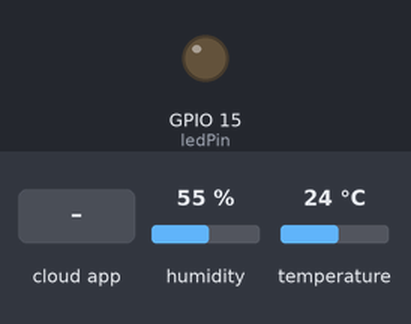
This sketch was run on a simulated ESP32. On the bench: output pins drawn as LEDs (lit = HIGH). The inputs (shaded band) are chosen by the test bench; at power-on: humidity 55 %, temperature 24 °C. WiFi joins after 1.5 s; servers stay silent unless stated; the Firebase database answers and starts empty; what the sketch prints to the serial monitor is not drawn.

Above: at 3.0 s.
3.1 s: the phone or cloud app sets lightStatus to On
At 4.5 s:
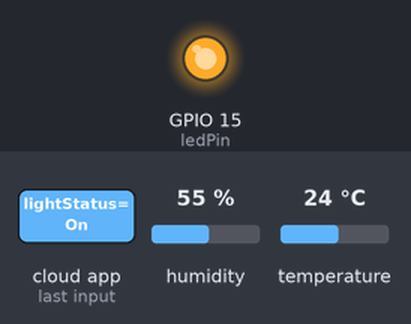
Timing chart, 0 to 6.1 s (numbered marks = the images above; inputs shaded):
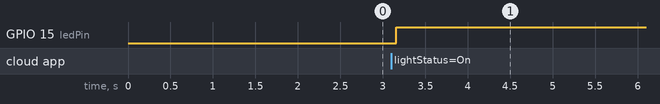

Measured:
- after the input at 3.1 s, GPIO 15 (ledPin): LOW → HIGH after 0.06 s

The sketch:

Gateway.ino
```cpp
#include <WiFi.h>
// #include <WiFiClientSecure.h>
#include <FirebaseESP32.h>
#include <DHT.h>

// WiFi and Firebase Configuration
const char* ssid = "Aiyapat iPhone";
const char* password = "VervergComaL123";
FirebaseData firebaseData;
FirebaseConfig firebaseConfig;
FirebaseAuth firebaseAuth;

// Constants
const int ledPin = 15;
#define RXD1 (18)
#define TXD1 (19)
#define DHTPIN 4
#define DHTTYPE DHT22
DHT dht(DHTPIN, DHTTYPE);

char url[256];
float temperature = 0, humidity = 0;
char waterValue[6] = "", moistureValue[6] = "", lightStatus[4] = "", waterPumpStatus[2] = "", prevPumpStatus[2] = "0";

unsigned long prevMillis = 0;
const unsigned long interval = 1500;

void setup() {
  Serial.begin(9600);
  Serial1.begin(9600, SERIAL_8N1, RXD1, TXD1);
  pinMode(ledPin, OUTPUT);
  connectWiFi();
  initializeFirebase();
}

void loop() {
  if (millis() - prevMillis >= interval) {
    Serial.println("Working");
    prevMillis = millis();
    updateSensorData();
  }
  processSerialData();
  updateFirebaseData();
  delay(150);
}

void connectWiFi() {
  WiFi.begin(ssid, password);
  while (WiFi.status() != WL_CONNECTED) {
    delay(500);
    Serial.print(F("."));
  }
  Serial.println(F("Connected"));
}

void initializeFirebase() {
  firebaseConfig.host = "iotlab9-874f2-default-rtdb.asia-southeast1.firebasedatabase.app";
  firebaseConfig.signer.tokens.legacy_token = "zzP7K874tmJrV2nxMnAoeUpvJIajFMZHkbYYPLeP";
  Firebase.begin(&firebaseConfig, &firebaseAuth);
  Firebase.reconnectWiFi(true);

  if (Firebase.ready()) {
    Firebase.getString(firebaseData, F("/data/output/lightStatus"));
    strncpy(lightStatus, firebaseData.stringData().c_str(), sizeof(lightStatus));
    digitalWrite(ledPin, strcmp(lightStatus, "On") == 0 ? HIGH : LOW);
    Firebase.getString(firebaseData, F("/data/output/waterPump"));
    strncpy(waterPumpStatus, firebaseData.stringData().c_str(), sizeof(waterPumpStatus));
    Serial1.write(waterPumpStatus);
  }
}

void updateSensorData() {
  humidity = dht.readHumidity();
  temperature = dht.readTemperature();

  if (!isnan(humidity)) Firebase.setFloat(firebaseData, F("/data/input/humidity"), humidity);
  if (!isnan(temperature)) Firebase.setFloat(firebaseData, F("/data/input/temperature"), temperature);
}

void processSerialData() {
  static char temp[50];
  static int idx = 0;

  while (Serial1.available()) {
    char c = Serial1.read();
    if (c != '\n') temp[idx++] = c;
    else {
      temp[idx] = '\0';
      idx = 0;

      char* colon = strchr(temp, ':');
      if (colon) {
        *colon = '\0';
        char* dataPath = temp;
        char* value = colon + 2;

        if (strcmp(dataPath, "/data/input/water") == 0) {
          strncpy(waterValue, value, sizeof(waterValue));
          Firebase.setString(firebaseData, dataPath, waterValue);
        } else if (strcmp(dataPath, "/data/input/moisture") == 0) {
          strncpy(moistureValue, value, sizeof(moistureValue));
          Firebase.setString(firebaseData, dataPath, moistureValue);
        }
      }
    }
  }
}

void updateFirebaseData() {
  Serial.print("Testing");
  if (Firebase.getString(firebaseData, F("/data/output/lightStatus"))) {
    strncpy(lightStatus, firebaseData.stringData().c_str(), sizeof(lightStatus));
    digitalWrite(ledPin, strcmp(lightStatus, "On") == 0 ? HIGH : LOW);
  }
  if (Firebase.getString(firebaseData, F("/data/output/waterPump"))) {
    strncpy(waterPumpStatus, firebaseData.stringData().c_str(), sizeof(waterPumpStatus));
    Serial1.write(waterPumpStatus);
    strncpy(prevPumpStatus, waterPumpStatus, sizeof(prevPumpStatus));
  }
}
```
